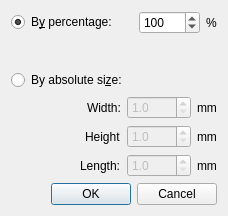
<?xml version="1.0" encoding="UTF-8"?>
<ui version="4.0">
 <class>CScaleWindow</class>
 <widget class="QDialog" name="CScaleWindow">
  <property name="geometry">
   <rect>
    <x>0</x>
    <y>0</y>
    <width>228</width>
    <height>216</height>
   </rect>
  </property>
  <property name="windowTitle">
   <string>Scale</string>
  </property>
  <layout class="QVBoxLayout" name="verticalLayout">
   <item>
    <layout class="QHBoxLayout" name="horizontalLayout_5">
     <item>
      <widget class="QRadioButton" name="rbtnPercentage">
       <property name="text">
        <string>B&amp;y percentage:</string>
       </property>
       <property name="checked">
        <bool>true</bool>
       </property>
      </widget>
     </item>
     <item>
      <spacer name="horizontalSpacer_5">
       <property name="orientation">
        <enum>Qt::Horizontal</enum>
       </property>
       <property name="sizeHint" stdset="0">
        <size>
         <width>40</width>
         <height>20</height>
        </size>
       </property>
      </spacer>
     </item>
     <item>
      <widget class="QSpinBox" name="spinPrecent">
       <property name="minimum">
        <number>1</number>
       </property>
       <property name="maximum">
        <number>10000</number>
       </property>
       <property name="value">
        <number>100</number>
       </property>
      </widget>
     </item>
     <item>
      <widget class="QLabel" name="label">
       <property name="text">
        <string>%</string>
       </property>
      </widget>
     </item>
    </layout>
   </item>
   <item>
    <spacer name="verticalSpacer">
     <property name="orientation">
      <enum>Qt::Vertical</enum>
     </property>
     <property name="sizeHint" stdset="0">
      <size>
       <width>20</width>
       <height>40</height>
      </size>
     </property>
    </spacer>
   </item>
   <item>
    <layout class="QHBoxLayout" name="horizontalLayout_4">
     <item>
      <widget class="QRadioButton" name="rbtnAbsolute">
       <property name="text">
        <string>By absolute si&amp;ze:</string>
       </property>
      </widget>
     </item>
     <item>
      <spacer name="horizontalSpacer">
       <property name="orientation">
        <enum>Qt::Horizontal</enum>
       </property>
       <property name="sizeHint" stdset="0">
        <size>
         <width>40</width>
         <height>20</height>
        </size>
       </property>
      </spacer>
     </item>
    </layout>
   </item>
   <item>
    <layout class="QHBoxLayout" name="horizontalLayout_3">
     <item>
      <spacer name="horizontalSpacer_6">
       <property name="orientation">
        <enum>Qt::Horizontal</enum>
       </property>
       <property name="sizeHint" stdset="0">
        <size>
         <width>40</width>
         <height>20</height>
        </size>
       </property>
      </spacer>
     </item>
     <item>
      <widget class="QLabel" name="label_3">
       <property name="text">
        <string>Width:</string>
       </property>
      </widget>
     </item>
     <item>
      <widget class="QDoubleSpinBox" name="spinWidth">
       <property name="enabled">
        <bool>false</bool>
       </property>
       <property name="decimals">
        <number>1</number>
       </property>
       <property name="minimum">
        <double>1.000000000000000</double>
       </property>
       <property name="maximum">
        <double>2000.000000000000000</double>
       </property>
      </widget>
     </item>
     <item>
      <widget class="QLabel" name="label_6">
       <property name="text">
        <string>mm</string>
       </property>
      </widget>
     </item>
    </layout>
   </item>
   <item>
    <layout class="QHBoxLayout" name="horizontalLayout_2">
     <item>
      <spacer name="horizontalSpacer_7">
       <property name="orientation">
        <enum>Qt::Horizontal</enum>
       </property>
       <property name="sizeHint" stdset="0">
        <size>
         <width>40</width>
         <height>20</height>
        </size>
       </property>
      </spacer>
     </item>
     <item>
      <widget class="QLabel" name="label_2">
       <property name="text">
        <string>Height</string>
       </property>
      </widget>
     </item>
     <item>
      <widget class="QDoubleSpinBox" name="spinHeight">
       <property name="enabled">
        <bool>false</bool>
       </property>
       <property name="decimals">
        <number>1</number>
       </property>
       <property name="minimum">
        <double>1.000000000000000</double>
       </property>
       <property name="maximum">
        <double>2000.000000000000000</double>
       </property>
      </widget>
     </item>
     <item>
      <widget class="QLabel" name="label_5">
       <property name="text">
        <string>mm</string>
       </property>
      </widget>
     </item>
    </layout>
   </item>
   <item>
    <layout class="QHBoxLayout" name="horizontalLayout">
     <item>
      <spacer name="horizontalSpacer_8">
       <property name="orientation">
        <enum>Qt::Horizontal</enum>
       </property>
       <property name="sizeHint" stdset="0">
        <size>
         <width>40</width>
         <height>20</height>
        </size>
       </property>
      </spacer>
     </item>
     <item>
      <widget class="QLabel" name="label_7">
       <property name="text">
        <string>Length:</string>
       </property>
      </widget>
     </item>
     <item>
      <widget class="QDoubleSpinBox" name="spinLength">
       <property name="enabled">
        <bool>false</bool>
       </property>
       <property name="decimals">
        <number>1</number>
       </property>
       <property name="minimum">
        <double>1.000000000000000</double>
       </property>
       <property name="maximum">
        <double>2000.000000000000000</double>
       </property>
      </widget>
     </item>
     <item>
      <widget class="QLabel" name="label_4">
       <property name="text">
        <string>mm</string>
       </property>
      </widget>
     </item>
    </layout>
   </item>
   <item>
    <widget class="QDialogButtonBox" name="buttonBox">
     <property name="orientation">
      <enum>Qt::Horizontal</enum>
     </property>
     <property name="standardButtons">
      <set>QDialogButtonBox::Cancel|QDialogButtonBox::Ok</set>
     </property>
    </widget>
   </item>
  </layout>
 </widget>
 <resources/>
 <connections>
  <connection>
   <sender>buttonBox</sender>
   <signal>accepted()</signal>
   <receiver>CScaleWindow</receiver>
   <slot>accept()</slot>
   <hints>
    <hint type="sourcelabel">
     <x>248</x>
     <y>254</y>
    </hint>
    <hint type="destinationlabel">
     <x>157</x>
     <y>274</y>
    </hint>
   </hints>
  </connection>
  <connection>
   <sender>buttonBox</sender>
   <signal>rejected()</signal>
   <receiver>CScaleWindow</receiver>
   <slot>reject()</slot>
   <hints>
    <hint type="sourcelabel">
     <x>316</x>
     <y>260</y>
    </hint>
    <hint type="destinationlabel">
     <x>286</x>
     <y>274</y>
    </hint>
   </hints>
  </connection>
 </connections>
</ui>
